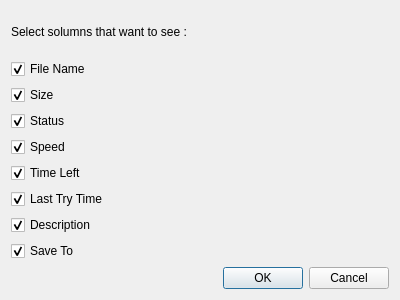
<?xml version="1.0" encoding="UTF-8"?>
<ui version="4.0">
 <class>SelectColumnsForMainTableView</class>
 <widget class="QWidget" name="SelectColumnsForMainTableView">
  <property name="geometry">
   <rect>
    <x>0</x>
    <y>0</y>
    <width>400</width>
    <height>300</height>
   </rect>
  </property>
  <property name="windowTitle">
   <string>SelectColumnsForMainTableView</string>
  </property>
  <layout class="QGridLayout" name="gridLayout">
   <item row="2" column="0">
    <widget class="QCheckBox" name="checkBox_2">
     <property name="text">
      <string>Size</string>
     </property>
     <property name="checked">
      <bool>true</bool>
     </property>
    </widget>
   </item>
   <item row="8" column="0">
    <widget class="QCheckBox" name="checkBox_8">
     <property name="text">
      <string>Save To</string>
     </property>
     <property name="checked">
      <bool>true</bool>
     </property>
    </widget>
   </item>
   <item row="1" column="0">
    <widget class="QCheckBox" name="checkBox">
     <property name="text">
      <string>File Name</string>
     </property>
     <property name="checked">
      <bool>true</bool>
     </property>
    </widget>
   </item>
   <item row="6" column="0">
    <widget class="QCheckBox" name="checkBox_6">
     <property name="text">
      <string>Last Try Time</string>
     </property>
     <property name="checked">
      <bool>true</bool>
     </property>
    </widget>
   </item>
   <item row="7" column="0">
    <widget class="QCheckBox" name="checkBox_7">
     <property name="text">
      <string>Description</string>
     </property>
     <property name="checked">
      <bool>true</bool>
     </property>
    </widget>
   </item>
   <item row="0" column="0">
    <widget class="QLabel" name="label">
     <property name="text">
      <string>Select solumns that want to see : </string>
     </property>
    </widget>
   </item>
   <item row="5" column="0">
    <widget class="QCheckBox" name="checkBox_5">
     <property name="text">
      <string>Time Left</string>
     </property>
     <property name="checked">
      <bool>true</bool>
     </property>
    </widget>
   </item>
   <item row="4" column="0">
    <widget class="QCheckBox" name="checkBox_4">
     <property name="text">
      <string>Speed</string>
     </property>
     <property name="checked">
      <bool>true</bool>
     </property>
    </widget>
   </item>
   <item row="3" column="0">
    <widget class="QCheckBox" name="checkBox_3">
     <property name="text">
      <string>Status</string>
     </property>
     <property name="checked">
      <bool>true</bool>
     </property>
    </widget>
   </item>
   <item row="9" column="0">
    <widget class="QDialogButtonBox" name="buttonBox">
     <property name="standardButtons">
      <set>QDialogButtonBox::Cancel|QDialogButtonBox::Ok</set>
     </property>
    </widget>
   </item>
  </layout>
 </widget>
 <layoutdefault spacing="6" margin="11"/>
 <resources/>
 <connections/>
</ui>
